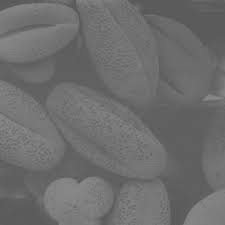
#> input picture HW2/images.jpg, 225 x 225 px, found by its file name
$ jupyter execute --allow-errors 'CV_HW7 (1).ipynb'
#> lines starting #> are read from the running program, lines starting #| are printed output that depends on the picture
[cell 1]
from google.colab import drive

# Accessing My Google Drive
drive.mount('/content/drive')

[cell 2]
import numpy as np
import cv2 as cv
import random
from matplotlib import pyplot as plt
img_address = "drive/My Drive/Colab Notebooks/images.jpg"
img = cv.imread(img_address, 0)
#> img is the input picture: shape (225, 225); min 84, max 140, mean 109.1
img_address2 = "drive/My Drive/Colab Notebooks/grayscale.jpg"
img2 = cv.imread(img_address2, 0)

[cell 3]
# calculate histogram of the given image
def caclculate_histo(img):
    histo = np.zeros(256, np.int32)
    for i in range(0, img.shape[0]):
        for j in range(0, img.shape[1]):
            histo[img[i][j]] += 1
    return histo

[cell 4]
def global_equalize_library(img):
    equ_img = cv.equalizeHist(img)
    plt.imshow(equ_img, cmap=plt.get_cmap('gray'))
    plt.plot()
    return equ_img

[cell 5]
# global equalization with library
global_equalize_library = global_equalize_library(img)
#> in global_equalize_library, `equ_img = cv.equalizeHist(img)`:
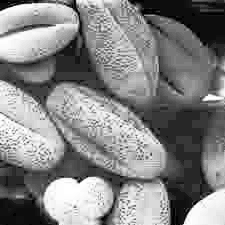
#> equ_img: shape (225, 225); min 0, max 255, mean 131.1

[cell 6]
def global_equalize(img):
  img_equalize(img)

[cell 7]
def img_equalize(img):
  new_img = np.zeros((img.shape[0], img.shape[1]), np.int32)
  cumulative = np.zeros(256)
  histo = caclculate_histo(img)
  constant = (img.shape[0] * img.shape[1])/255
  cumulative[0] = histo[0]*constant
  for i in range(1, len(histo)):
    cumulative[i]=histo[i]*constant
    cumulative[i]=cumulative[i-1]+cumulative[i]
  for i in range(0, img.shape[0]):
      for j in range(0, img.shape[1]):
          new_img[i][j] = cumulative[img[i][j]]
  plt.imshow(new_img, cmap=plt.get_cmap('gray'))
  plt.plot()
  return new_img

[cell 8]
# global equalization
global_equalize = global_equalize(img)
#> in img_equalize, `histo = caclculate_histo(img)`: histo = 256 values, max 2998 at index 95, min 0 at index 0, mean 197.8
#> after the loop in img_equalize, `for i in range(1, len(histo)):`: cumulative = 256 values from 0 to 10050551.5

[cell 9]
def local_equalize(img,x_pieces_number,y_pieces_number):
  #print(img.shape[0],img.shape[1])
  M = img.shape[0]//x_pieces_number
  N = img.shape[1]//y_pieces_number
  #print(N,M)
  tiles = [img[x:x+M,y:y+N] for x in range(0,img.shape[0],M) for y in range(0,img.shape[1],N)]
  for i in range(0,len(tiles)):
    tiles[i] = img_equalize(tiles[i])
  new_img = np.zeros((img.shape[0], img.shape[1]), np.int32)
  for i in range(1,len(tiles)+1):
    if(i % y_pieces_number==0):
      t1 = (int(i/y_pieces_number)-1)*M
      t2 = (int(i/y_pieces_number))*M
      for j in range(1 ,y_pieces_number+1 ):
        c1 = (j-1)*N
        c2 = (j)*N
        #print(i,j,t1,t2,c1,c2,(i-y_pieces_number+j-1),tiles[i-y_pieces_number+j-1].shape)
        new_img[t1:t2,c1:c2] = tiles[i-y_pieces_number+j-1]
  plt.imshow(new_img, cmap=plt.get_cmap('gray'))
  plt.plot()
  return new_img

[cell 10]
# local equalization
local_equalize = local_equalize(img,3,3)
#> in local_equalize, `tiles = [img[x:x+M,y:y+N] for x in range(0,img.shape[0],M) for y in ra..`: tiles = 9 items
#> the loop in local_equalize, `for i in range(0,len(tiles)):` made 9 passes
#> the loop in local_equalize, `for i in range(1,len(tiles)+1):` made 9 passes
#> (t1, t2) on passes 3, 6, 9: (0, 75), (75, 150), (150, 225)
#> after the loop in local_equalize, `for i in range(1,len(tiles)+1):`:
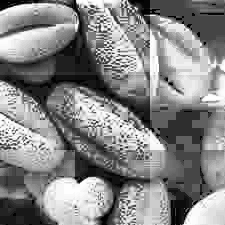
#> new_img: shape (225, 225) int32; min 22, max 124080, mean 65075; drawn with min black and max white
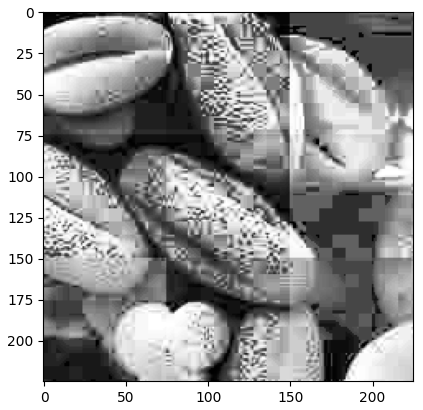
#> figure drawn by matplotlib, 1 panel

[cell 11]
def img_enchance(img,E, k0, k1, k2, global_mean, global_variance):
  m = mean(img)
  v = variance(img)
  new_img = np.zeros((img.shape[0], img.shape[1]), np.int32)
  if (k1 * global_variance) <= v <= (k2 * global_variance) and m <= (k0 * global_mean):
      for i in range(0, img.shape[0]):
          for j in range(0, img.shape[1]):
              img[i][j] = E * img[i][j]
  plt.imshow(img, cmap=plt.get_cmap('gray'))
  plt.plot()
  return img

[cell 12]
def local_enchance(img,x_pieces_number,y_pieces_number,E, k0, k1, k2, mg, vg):
  #print(img.shape[0],img.shape[1])
  M = img.shape[0]//x_pieces_number
  N = img.shape[1]//y_pieces_number
  #print(N,M)
  tiles = [img[x:x+M,y:y+N] for x in range(0,img.shape[0],M) for y in range(0,img.shape[1],N)]
  for i in range(0,len(tiles)):
    tiles[i] = img_enchance(tiles[i],E, k0, k1, k2, mg, vg)
  new_img = np.zeros((img.shape[0], img.shape[1]), np.int32)
  for i in range(1,len(tiles)+1):
    if(i % y_pieces_number==0):
      t1 = (int(i/y_pieces_number)-1)*M
      t2 = (int(i/y_pieces_number))*M
      for j in range(1 ,y_pieces_number+1 ):
        c1 = (j-1)*N
        c2 = (j)*N
        #print(i,j,t1,t2,c1,c2,(i-y_pieces_number+j-1),tiles[i-y_pieces_number+j-1].shape)
        new_img[t1:t2,c1:c2] = tiles[i-y_pieces_number+j-1]
  plt.imshow(new_img, cmap=plt.get_cmap('gray'))
  plt.plot()
  return new_img

[cell 13]
def mean(img):
  mean =0
  for i in range(0, img.shape[0]):
      for j in range(0, img.shape[1]):
            mean +=img[i][j]
  return mean/(img.shape[0]*img.shape[1])

[cell 14]
def variance(img):
  m = mean(img)
  variance=0
  for i in range(0, img.shape[0]):
      for j in range(0, img.shape[1]):
            variance +=((img[i][j] - m)**2)
  return variance/(img.shape[0]*img.shape[1])

[cell 15]
# local enchancement
local_enchance = local_enchance(img,x_pieces_number=3,y_pieces_number=3, E=2, k0=0.4, k1=0.02, k2=0.4, mg=mean(img), vg=variance(img))
#> after the loop in mean, `for i in range(0, img.shape[0]):`: mean = 5523551
#> in variance, `m = mean(img)`: m = 109.1
#> after the loop in variance, `for i in range(0, img.shape[0]):`: variance = 6432654.4
#> in local_enchance, `tiles = [img[x:x+M,y:y+N] for x in range(0,img.shape[0],M) for y in ra..`: tiles = 9 items
#> the loop in local_enchance, `for i in range(0,len(tiles)):` made 9 passes
#> v in img_enchance on passes 1 to 9: 139.2, 64.69, 56.25, 90.71, 62.93, 54.57, 189.9, 106.9, 170.7
#> the loop in local_enchance, `for i in range(1,len(tiles)+1):` made 9 passes
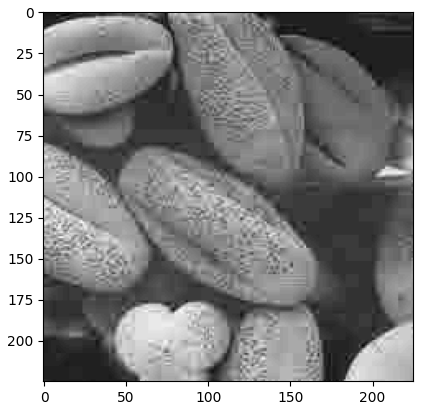
#> figure drawn by matplotlib, 1 panel

[cell 16]
def sp_noise(img,prob):
    new_img = np.zeros((img.shape[0], img.shape[1]), np.int32)
    for i in range(img.shape[0]):
        for j in range(img.shape[1]):
            rdn = random.random()
            if rdn < prob:
                new_img[i][j] = 0
            elif rdn > (1-prob):
                new_img[i][j] = 255
            else:
                new_img[i][j] = img[i][j]
    plt.imshow(new_img, cmap=plt.get_cmap('gray'))
    plt.plot()
    return new_img

[cell 17]
# [13 lines left out: function find_neighbors, not called in this run]

[cell 18]
# [22 lines left out: function median_filter, not called in this run]

[cell 19]
# [24 lines left out: function smoothing_filter, not called in this run]

#> (a cell that did not finish here is left out)


#> (a cell that did not finish here is left out)

#> (a cell that did not finish here is left out)

[cell 23]
def gauss_noise(img,mean,standard_deviation):
    gaussian = np.random.normal(mean,standard_deviation,(img.shape[0],img.shape[1]))
    gaussian = gaussian.reshape(img.shape[0],img.shape[1]).astype('uint8')
    gauss_noise_img =cv.add(img , gaussian)
    plt.imshow(gauss_noise_img, cmap=plt.get_cmap('gray'))
    plt.plot()
    return gauss_noise_img

#> (a cell that did not finish here is left out)
